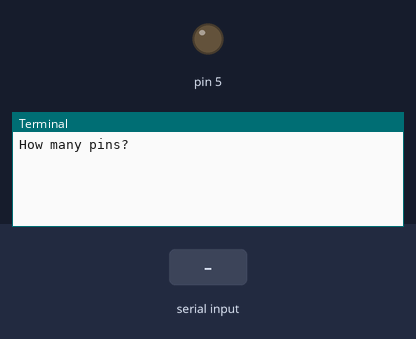
The program below on a simulated Raspberry Pi (header pin numbers). Shown: output pins drawn as LEDs (lit = HIGH), the last lines printed to the terminal. The inputs (shaded band) are chosen by the test bench.

Above: at 1.2 s.
1.3 s: "2" typed at the terminal
At 2.5 s:
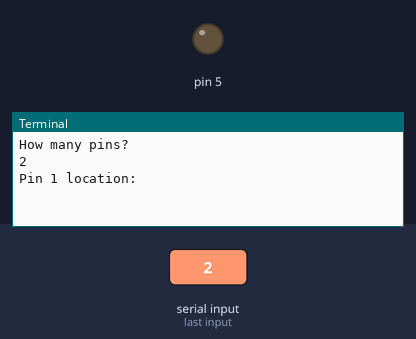
2.8 s: "5" typed at the terminal
At 3.9 s:
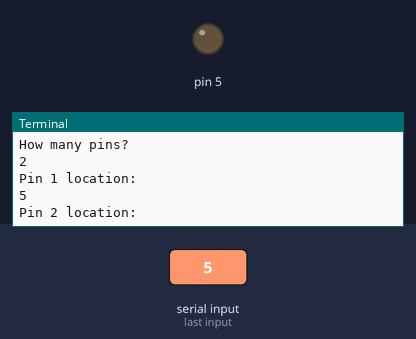
4.3 s: "5" typed at the terminal
At 5.1 s:
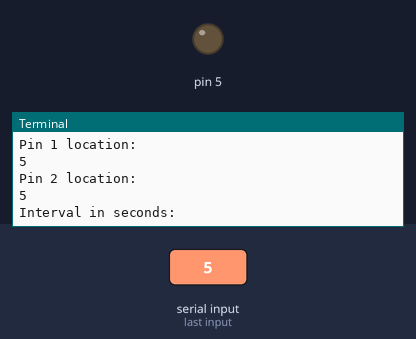
5.8 s: "1" typed at the terminal
At 6.2 s:
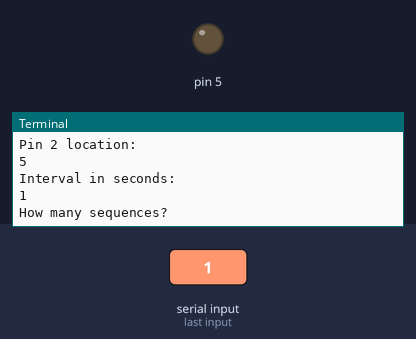
7.3 s: "0" typed at the terminal
At 8.5 s:
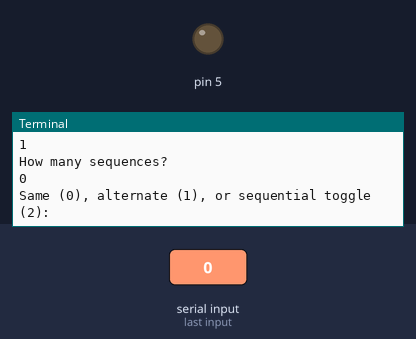
8.8 s: "90" typed at the terminal
At 10.4 s:
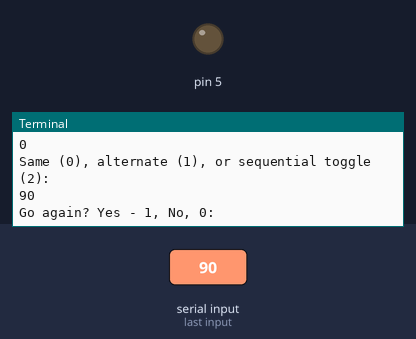
Timing chart, 0 to 11.9 s (numbered marks = the images above; inputs shaded):
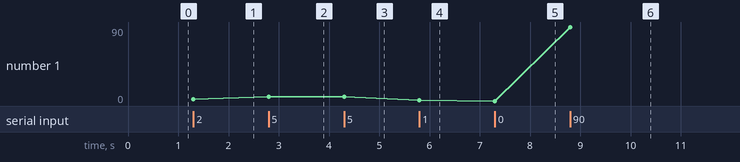

The program:

ledxblink.py
```python
import RPi.GPIO as GPIO
import time
try:
	GPIO.setmode(GPIO.BOARD)
	GPIO.setwarnings(False)
	combien = int(raw_input('How many pins? '))
	if combien < 2:
		print('Not possible')
		exit()
	j = 0
	pin = [None]*combien
	while j < combien:
		pin[j] = int(raw_input('Pin ' + str(j+1) + ' location: '))
		GPIO.setup(pin[j], GPIO.OUT)
		GPIO.output(pin[j], False)
		j = j+1
	sec = float(raw_input('Interval in seconds: '))
	duoshao = int(raw_input('How many sequences? '))
	go = True
	while go:
		statediff = int(raw_input('Same (0), alternate (1), or sequential toggle (2): '))
		pinstate = [None]*combien
		for k in xrange(0, len(pin)):
			pinstate[k] = False
		count = 0
		while count < (duoshao * combien):
			if statediff == 1:
				GPIO.output(pin[count%combien], True)
				time.sleep(sec)
				#pinstate[count%combien] = not pinstate[count%combien]
				GPIO.output(pin[count%combien], False)
			elif statediff == 2:
				GPIO.output(pin[count%combien], pinstate[count%combien])
				time.sleep(sec)
				pinstate[count%combien] = not pinstate[count%combien]
				GPIO.output(pin[count%combien], pinstate[count%combien])
			else:
				for m in xrange(0, len(pin)):
					GPIO.output(pin[m], pinstate[m])
					pinstate[m] = not pinstate[m]
				time.sleep(sec)
			count = count + 1
		time.sleep(sec)
		queryagain = int(raw_input('Go again? Yes - 1, No, 0: '))
		if queryagain == 0:
			go = False
	print ( 'Finished' )
finally:
	GPIO.cleanup()
```

Measured:
- after the input at 1.3 s, the terminal: prints a new line at once (image 1)
- after the input at 2.8 s, the terminal: prints a new line at once (image 2)
- after the input at 4.3 s, the terminal: prints a new line at once (image 3)
- after the input at 5.8 s, the terminal: prints a new line at once (image 4)
- after the input at 7.3 s, the terminal: prints a new line at once (image 5)
- after the input at 8.8 s, the terminal: prints a new line at once (image 6)
- plotted number 1: 2 → 5 after the input at 2.8 s, 5 → 1 after the input at 5.8 s, 1 → 0 after the input at 7.3 s, 0 → 90 after the input at 8.8 s
